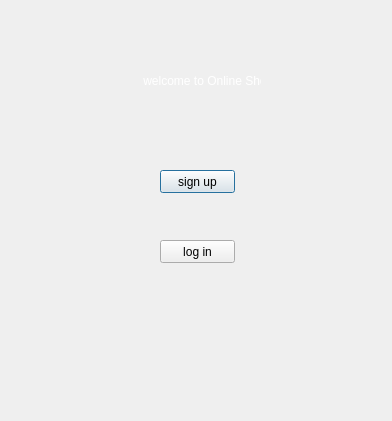
<?xml version="1.0" encoding="UTF-8"?>
<ui version="4.0">
 <class>customerstartpage</class>
 <widget class="QDialog" name="customerstartpage">
  <property name="geometry">
   <rect>
    <x>0</x>
    <y>0</y>
    <width>392</width>
    <height>421</height>
   </rect>
  </property>
  <property name="windowTitle">
   <string>Dialog</string>
  </property>
  <property name="styleSheet">
   <string notr="true">background-image:url(:/imagestart/2.jpg);</string>
  </property>
  <widget class="QLabel" name="label">
   <property name="geometry">
    <rect>
     <x>140</x>
     <y>70</y>
     <width>121</width>
     <height>21</height>
    </rect>
   </property>
   <property name="styleSheet">
    <string notr="true">color: rgb(255, 255, 255);
background-image:url(:/imagestart/pic/b1.jpg);</string>
   </property>
   <property name="text">
    <string> welcome to Online Shop</string>
   </property>
  </widget>
  <widget class="QPushButton" name="pushButton">
   <property name="geometry">
    <rect>
     <x>160</x>
     <y>170</y>
     <width>75</width>
     <height>23</height>
    </rect>
   </property>
   <property name="styleSheet">
    <string notr="true">background-image:url(:/imagestart/pic/b1.jpg);</string>
   </property>
   <property name="text">
    <string>sign up</string>
   </property>
  </widget>
  <widget class="QPushButton" name="pushButton_2">
   <property name="geometry">
    <rect>
     <x>160</x>
     <y>240</y>
     <width>75</width>
     <height>23</height>
    </rect>
   </property>
   <property name="styleSheet">
    <string notr="true">background-image:url(:/imagestart/pic/b1.jpg);</string>
   </property>
   <property name="text">
    <string>log in</string>
   </property>
  </widget>
 </widget>
 <resources/>
 <connections/>
</ui>
